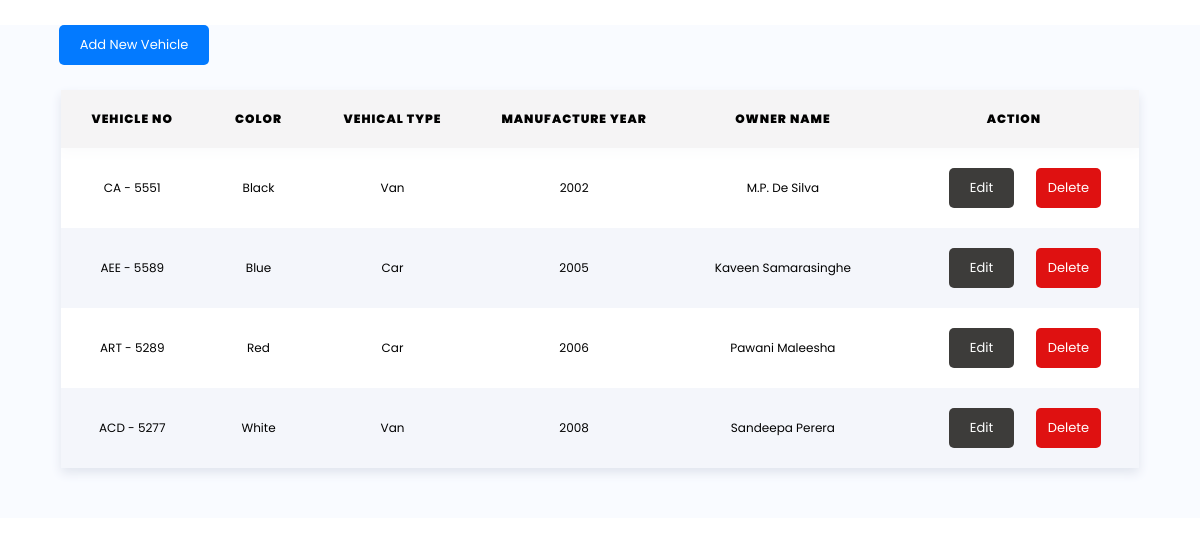
/view-services.php, run on the app's committed database.
### tables this page shows
CREATE TABLE `vehicle_details` (
  `ID` int(11) NOT NULL,
  `vehicle_no` varchar(255) NOT NULL,
  `color` varchar(255) NOT NULL,
  `type` varchar(255) NOT NULL,
  `manufacture_yr` text NOT NULL,
  `owner_name` varchar(255) NOT NULL
);

### view-services.php (the view, shortened to what this page needs)
<?php
    include 'config.php';
?>
<!DOCTYPE html>
<html lang="en">
<head>
        <link rel="stylesheet" href="https://pro.fontawesome.com/releases/v5.10.0/css/all.css" />
        <link rel="stylesheet" href="https://pro.fontawesome.com/releases/v5.10.0/css/all.css" />
        <link rel="stylesheet" href="./css/footer.css" />
        <link rel="stylesheet" href="./css/styles-hotel.css">
        <link rel="stylesheet" href="./css/new/table.css" />
</head>
<body>
<div class="main-content">
<section class="table-container">
<a href="./add-services.php? ?>" class="deleteButton" style="text-decoration:none; color:white; width: 150px; margin-left:-2px; background-color:#037AFF">Add New Vehicle</a>
   <table style="margin-top:25px; margin-bottom:50px;" id="myTable">
            <thead>
            <tr>
                <th>Vehicle No</th>
                <th>Color</th>
                <th>Vehical Type</th>
                <th>Manufacture Year</th>
                <th>Owner Name</th>
                <th>Action</th>
            </tr>
            </thead>
            <tbody>
            <?php
                $query = "SELECT * FROM vehicle_details";
                $result = mysqli_query($conn, $query);
                    if(mysqli_num_rows($result) > 0){
                        foreach($result as $vehicle){
                    ?>
                    <tr>
                        <td><?=$vehicle['vehicle_no']?></td>
                        <td><?=$vehicle['color']?></td>
                        <td><?=$vehicle['type']?></td>
                        <td><?=$vehicle['manufacture_yr']?></td>
                        <td><?=$vehicle['owner_name']?></td>
                        <td><div class="buttonContainer">
                            <a href="./edit-services.php?ID=<?=$vehicle['ID']; ?>" class="editButton" style="text-decoration:none; color:white">Edit</a>
                            <a href="./delete-service.php?ID=<?=$vehicle['ID']; ?>" class="deleteButton" style="text-decoration:none; color:white">Delete</a>
                        </div></td>
                    </tr>
                     <?php
                         }
                    }
                    else{
                        echo "<h3> No Services Found </h4>";
                    }
                    ?>
            </tbody>
        </table>
</section>
</div>
</body>
</html>

### css/footer.css (style rules this page uses)
:root { --main-color: #8e44ad; --black: #222; --white: #fff; --light-black: #777; --light-white: #fff9; --dark-bg: rgba(0, 0, 0, 0.7); --light-bg: #eee; --border: .1rem solid var(--black); --box-shadow: 0 .5rem 1rem rgba(0, 0, 0, 0.1); --text-shadow: 0 1.5rem 1rem rgba(0, 0, 0, .3); }
* { font-family: 'Poppins', sans-serif; margin: 0; padding: 0; box-sizing: border-box; outline: none; border: none; text-decoration: none; text-transform: capitalize; transition: all .3s ease-in-out; }
html { font-size: 62.5%; overflow-x: hidden; }
section { padding: 5rem 2%; }
.buttonContainer { display: inline-flex; }
.viewButton , .editButton ,.deleteButton { text-align: center; width: 65px; height: auto; font-weight: 400; font-size: 13px; border-radius: 5px; border:none; padding: 10px; margin-left: 22px; }
.editButton { background-color:rgb(61, 60, 58); color: #fff; }
.deleteButton { background-color: rgb(223, 17, 17); color: #fff; }
td, th { border: 1px solid #e800b2; text-align: left; padding: 8px; font-size:14px; text-align: center; }

### css/styles-hotel.css (style rules this page uses)
* { box-sizing: border-box; }
body { background: var(--theme-bgwhite); }
table { border: solid black 2px; color:black; background-color: #D9D9D9; }
.main-content { margin-bottom: 50px; }

### css/new/table.css (style rules this page uses)
body { font-family: 'Lato', sans-serif; margin-top: 25px; }
table { margin-top: 75px; }
tr:nth-of-type(odd) { background: #ffffffda; }
tr:nth-of-type(even) { background: #b8b6b8; }
thead { background: #bab7ba; }

### view-services.php (style rules this page uses)
.table-container, .table-container::before, .table-container::after { box-sizing: border-box; margin: 0; padding: 0; }
.table-container { font-family: 'Poppins'; height: auto; min-height: 50vh; display: grid; justify-content: center; align-items: center; color: #4f546c; background-color: #f9fbff; }
.table-container table { border-collapse: collapse; box-shadow: 0 5px 10px #e1e5ee; background-color: white; text-align: left; overflow: hidden; border-style:none !important; }
.table-container thead { box-shadow: 0 5px 10px #e1e5ee; }
.table-container th { padding: 2rem 3rem; text-transform: uppercase; letter-spacing: 0.1rem; font-size: 12px; font-weight: 900; border-style:none !important; }
.table-container td { padding: 2rem 3.8rem; border-style:none !important; font-size: 12px; }
.table-container a { text-decoration: none; color: #2962ff; }
.table-container tr:nth-child(even) { background-color: #f4f6fb; }

### data on the page
vehicle_details: vehicle_no "CA - 5551", color "Black", type "Van", manufacture_yr "2002", owner_name "M.P. De Silva"
vehicle_details: vehicle_no "AEE - 5589", color "Blue", type "Car", manufacture_yr "2005", owner_name "Kaveen Samarasinghe"
vehicle_details: vehicle_no "ART - 5289", color "Red", type "Car", manufacture_yr "2006", owner_name "Pawani Maleesha"
vehicle_details: vehicle_no "ACD - 5277", color "White", type "Van", manufacture_yr "2008", owner_name "Sandeepa Perera"
